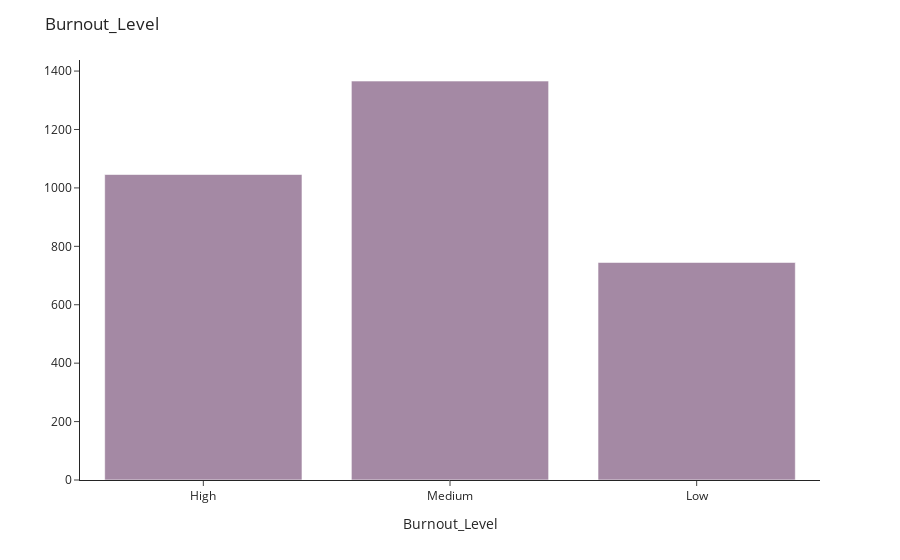

The notebook cell saved with this chart:
### Code cell
## histogram for Burnout_Level distribution
age_fig = ex.histogram(data,
            x = 'Burnout_Level',
            nbins = 30,
            color_discrete_sequence = ["#A489A4"])

## figure title and labels
age_fig.update_layout(
    title = 'Burnout_Level',
    xaxis_title = 'Burnout_Level',
    yaxis_title = None,
    template = 'simple_white')

### Figure 1 — Plotly figure (JSON) as saved in the notebook; plotly's stock layout.template omitted (floating-point values rounded to 4 significant figures; data arrays with more than 128 entries replaced by an {"elided": "..."} marker saying what was removed)
{"data": [{"alignmentgroup": "True", "bingroup": "x", "hovertemplate": "Burnout_Level=%{x}<br>count=%{y}<extra></extra>", "legendgroup": "", "marker": {"color": "#A489A4", "pattern": {"shape": ""}}, "name": "", "nbinsx": 30, "offsetgroup": "", "orientation": "v", "showlegend": false, "type": "histogram", "x": {"elided": "3157 str values"}, "xaxis": "x", "yaxis": "y"}], "layout": {"barmode": "relative", "legend": {"tracegroupgap": 0}, "margin": {"t": 60}, "title": {"text": "Burnout_Level"}, "xaxis": {"anchor": "y", "domain": [0, 1], "title": {"text": "Burnout_Level"}}, "yaxis": {"anchor": "x", "domain": [0, 1], "title": {}}}}
